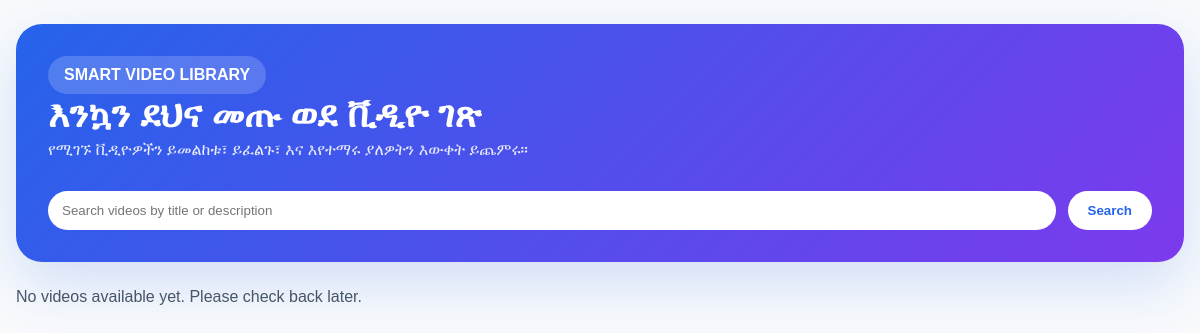
Before: /vedio.php with the older database file.
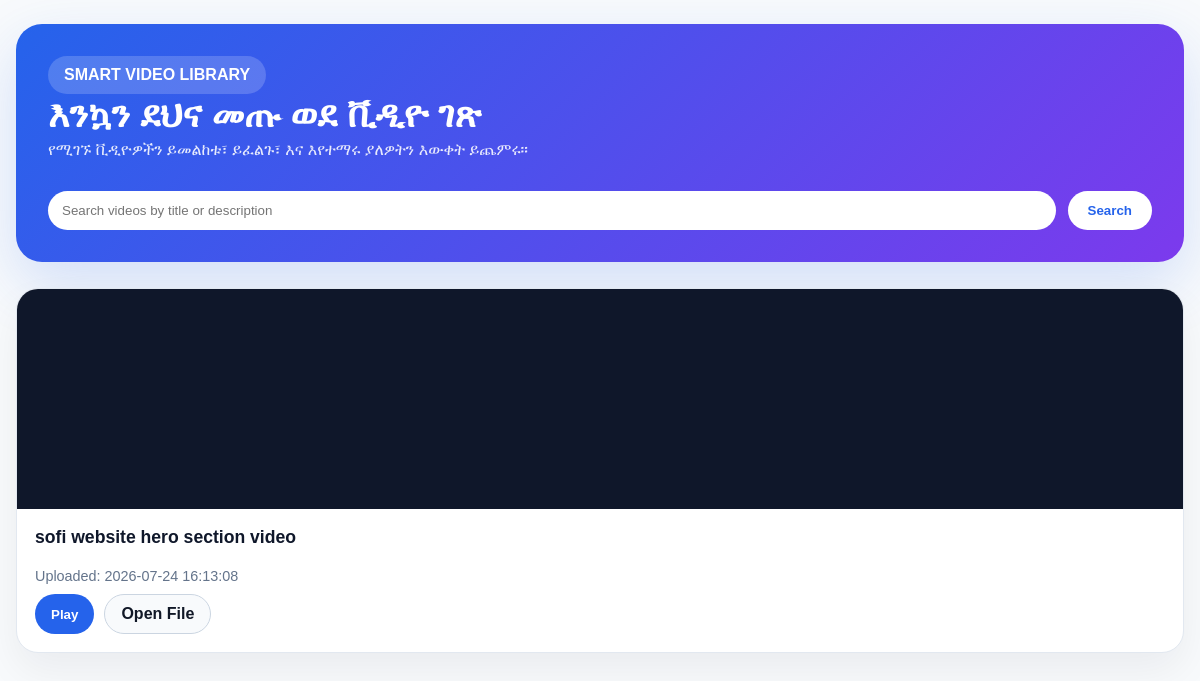
After: the same page with the newer database file.
### tables this page shows
CREATE TABLE `uploaded_videos` (
  `id` int(11) NOT NULL AUTO_INCREMENT,
  `title` varchar(255) DEFAULT NULL,
  `description` text DEFAULT NULL,
  `file_path` varchar(255) NOT NULL,
  `uploaded_by` varchar(255) DEFAULT NULL,
  `created_at` datetime DEFAULT current_timestamp(),
  `updated_at` datetime DEFAULT current_timestamp() ON UPDATE current_timestamp(),
  PRIMARY KEY (`id`),
  KEY `idx_uploaded_videos_created_at` (`created_at`),
  KEY `idx_uploaded_videos_title` (`title`)
);

### vedio.php (the view, shortened to what this page needs)
<?php
require_once __DIR__ . '/db.php';
$search = trim($_GET['search'] ?? '');
try {
    $pdo->exec('CREATE TABLE IF NOT EXISTS uploaded_videos (
        id INT AUTO_INCREMENT PRIMARY KEY,
        title VARCHAR(255) DEFAULT NULL,
        description TEXT DEFAULT NULL,
        file_path VARCHAR(255) NOT NULL,
        uploaded_by VARCHAR(255) DEFAULT NULL,
        created_at DATETIME DEFAULT CURRENT_TIMESTAMP,
        updated_at DATETIME DEFAULT CURRENT_TIMESTAMP ON UPDATE CURRENT_TIMESTAMP,
        INDEX idx_uploaded_videos_created_at (created_at),
        INDEX idx_uploaded_videos_title (title)
    ) ENGINE=InnoDB DEFAULT CHARSET=utf8mb4 COLLATE=utf8mb4_unicode_ci');
} catch (Throwable $e) {
}
$query = 'SELECT * FROM uploaded_videos';
$params = [];
$query .= ' ORDER BY created_at DESC';
$stmt = $pdo->prepare($query);
$stmt->execute($params);
$videos = $stmt->fetchAll();
function safe($value): string {
    return htmlspecialchars((string)($value ?? ''), ENT_QUOTES, 'UTF-8');
}
?>
<!DOCTYPE html>
<html lang="am">
<head>
</head>
<body>
<div class="page">
    <section class="hero">
        <div>
            <span style="display:inline-flex;padding:10px 16px;border-radius:999px;background:rgba(255,255,255,0.18);font-weight:700;">SMART VIDEO LIBRARY</span>
            <h1>እንኳን ደህና መጡ ወደ ቪዲዮ ገጽ</h1>
            <p>የሚገኙ ቪዲዮዎችን ይመልከቱ፣ ይፈልጉ፣ እና እየተማሩ ያለዎትን እውቀት ይጨምሩ።</p>
        </div>
        <form class="search-form" action="vedio.php" method="get">
            <input type="text" name="search" placeholder="Search videos by title or description" value="<?php echo safe($search); ?>" />
            <button type="submit">Search</button>
        </form>
    </section>
    <?php if (empty($videos)): ?>
        <p style="color:#475569; font-size:1rem;">No videos available yet. Please check back later.</p>
    <?php else: ?>
        <div class="grid">
            <?php foreach ($videos as $video): ?>
                <article class="video-card">
                    <video class="video-thumb" muted preload="metadata" src="<?php echo safe($video['file_path']); ?>" data-src="<?php echo safe($video['file_path']); ?>"></video>
                    <div class="video-info">
                        <h3><?php echo safe($video['title'] ?: 'Untitled Video'); ?></h3>
                        <div class="video-meta">Uploaded: <?php echo safe($video['created_at']); ?></div>
                        <div class="video-actions">
                            <button class="btn" type="button" data-video="<?php echo safe($video['file_path']); ?>">Play</button>
                            <a class="btn secondary" href="<?php echo safe($video['file_path']); ?>" target="_blank">Open File</a>
                        </div>
                    </div>
                </article>
            <?php endforeach; ?>
        </div>
    <?php endif; ?>
</div>
</body>
</html>

Changed rows visible on the page:
added uploaded_videos: title "sofi website hero section video", created_at "2026-07-24 16:13:08"
Other visible differences:
text no longer shown: "No videos available yet. Please check back later."
